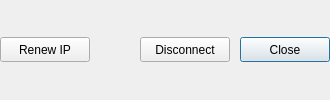
       <widget class="QFrame" name="frameButtons" >
        <property name="sizePolicy" >
         <sizepolicy vsizetype="Fixed" hsizetype="Preferred" >
          <horstretch>0</horstretch>
          <verstretch>0</verstretch>
         </sizepolicy>
        </property>
        <property name="minimumSize" >
         <size>
          <width>16</width>
          <height>16</height>
         </size>
        </property>
        <property name="frameShape" >
         <enum>QFrame::NoFrame</enum>
        </property>
        <property name="frameShadow" >
         <enum>QFrame::Plain</enum>
        </property>
        <layout class="QHBoxLayout" >
         <property name="spacing" >
          <number>10</number>
         </property>
         <property name="leftMargin" >
          <number>0</number>
         </property>
         <property name="topMargin" >
          <number>0</number>
         </property>
         <property name="rightMargin" >
          <number>0</number>
         </property>
         <property name="bottomMargin" >
          <number>0</number>
         </property>
         <item>
          <widget class="QPushButton" name="buttonRenewIP" >
           <property name="sizePolicy" >
            <sizepolicy vsizetype="Fixed" hsizetype="Fixed" >
             <horstretch>0</horstretch>
             <verstretch>0</verstretch>
            </sizepolicy>
           </property>
           <property name="minimumSize" >
            <size>
             <width>90</width>
             <height>25</height>
            </size>
           </property>
           <property name="maximumSize" >
            <size>
             <width>90</width>
             <height>25</height>
            </size>
           </property>
           <property name="font" >
            <font>
             <family>Arial</family>
             <pointsize>9</pointsize>
            </font>
           </property>
           <property name="text" >
            <string>Renew IP</string>
           </property>
          </widget>
         </item>
         <item>
          <spacer>
           <property name="orientation" >
            <enum>Qt::Horizontal</enum>
           </property>
           <property name="sizeHint" >
            <size>
             <width>40</width>
             <height>20</height>
            </size>
           </property>
          </spacer>
         </item>
         <item>
          <widget class="QPushButton" name="buttonDisconnect" >
           <property name="sizePolicy" >
            <sizepolicy vsizetype="Fixed" hsizetype="Fixed" >
             <horstretch>0</horstretch>
             <verstretch>0</verstretch>
            </sizepolicy>
           </property>
           <property name="minimumSize" >
            <size>
             <width>90</width>
             <height>25</height>
            </size>
           </property>
           <property name="maximumSize" >
            <size>
             <width>90</width>
             <height>25</height>
            </size>
           </property>
           <property name="font" >
            <font>
             <family>Arial</family>
             <pointsize>9</pointsize>
            </font>
           </property>
           <property name="text" >
            <string>Disconnect</string>
           </property>
          </widget>
         </item>
         <item>
          <widget class="QPushButton" name="buttonClose" >
           <property name="sizePolicy" >
            <sizepolicy vsizetype="Fixed" hsizetype="Fixed" >
             <horstretch>0</horstretch>
             <verstretch>0</verstretch>
            </sizepolicy>
           </property>
           <property name="minimumSize" >
            <size>
             <width>90</width>
             <height>25</height>
            </size>
           </property>
           <property name="maximumSize" >
            <size>
             <width>90</width>
             <height>25</height>
            </size>
           </property>
           <property name="font" >
            <font>
             <family>Arial</family>
             <pointsize>9</pointsize>
            </font>
           </property>
           <property name="text" >
            <string>Close</string>
           </property>
           <property name="default" >
            <bool>true</bool>
           </property>
          </widget>
         </item>
        </layout>
       </widget>
